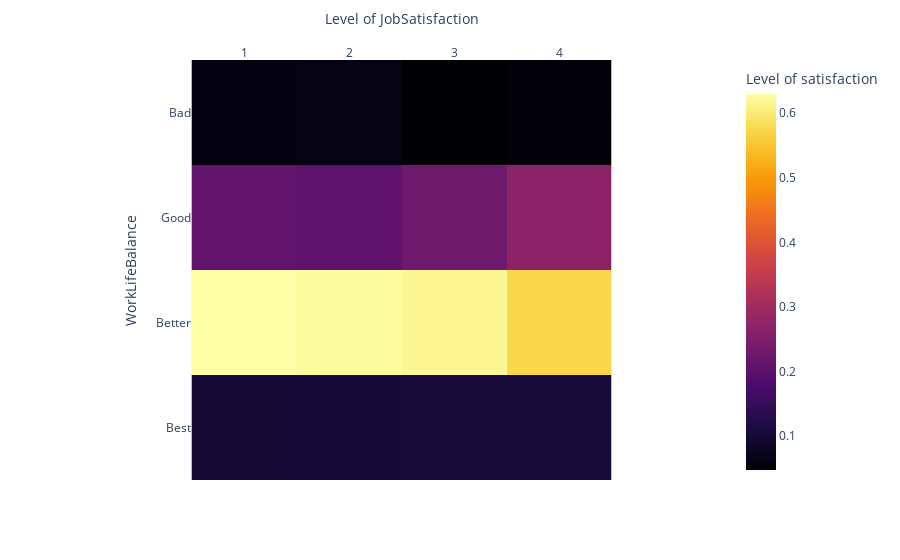

The notebook cell saved with this chart:
### Code cell
# ! pip install plotly
import plotly.express as px

fig = px.imshow(table)

fig = px.imshow(table/table.sum(),color_continuous_scale='Inferno', 
                labels=dict(x="Level of JobSatisfaction", y="WorkLifeBalance", color="Level of satisfaction"),
                x=['1', '2', '3', '4'],
                y=['Bad','Good','Better','Best']
               )
fig.update_xaxes(side="top")

fig.show()

### Figure 1 — Plotly figure (JSON) as saved in the notebook; plotly's stock layout.template omitted (floating-point values rounded to 4 significant figures)
{"data": [{"coloraxis": "coloraxis", "hovertemplate": "Level of JobSatisfaction: %{x}<br>WorkLifeBalance: %{y}<br>Level of satisfaction: %{z}<extra></extra>", "name": "0", "type": "heatmap", "x": ["1", "2", "3", "4"], "xaxis": "x", "y": ["Bad", "Good", "Better", "Best"], "yaxis": "y", "z": [[0.05882, 0.06429, 0.04751, 0.05229], [0.2111, 0.2071, 0.2285, 0.2702], [0.6298, 0.625, 0.6176, 0.573], [0.1003, 0.1036, 0.1063, 0.1046]]}], "layout": {"coloraxis": {"colorbar": {"title": {"text": "Level of satisfaction"}}, "colorscale": [[0, "#000004"], [0.1111, "#1b0c41"], [0.2222, "#4a0c6b"], [0.3333, "#781c6d"], [0.4444, "#a52c60"], [0.5556, "#cf4446"], [0.6667, "#ed6925"], [0.7778, "#fb9b06"], [0.8889, "#f7d13d"], [1, "#fcffa4"]]}, "margin": {"t": 60}, "xaxis": {"anchor": "y", "constrain": "domain", "domain": [0, 1], "scaleanchor": "y", "side": "top", "title": {"text": "Level of JobSatisfaction"}}, "yaxis": {"anchor": "x", "autorange": "reversed", "constrain": "domain", "domain": [0, 1], "title": {"text": "WorkLifeBalance"}}}}
